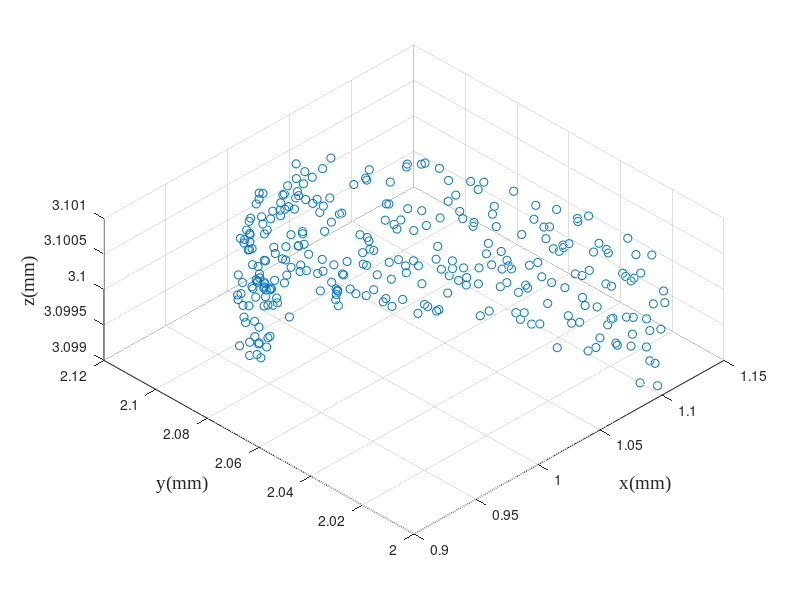

The MATLAB script that drew this image: (Note: this script raises an error after producing the figure.)
% 给定刀具波纹度拟合曲线和已加工曲面拟合曲线，给定残高，求各个刀位点的切宽
% 方案：先求切宽和残高的定量关系；然后考虑如何移动各个刀位点，微调来获得所要求的残高
close all;
clear; clc;
addpath(genpath('funcs'));

% global variables
% global textFontSize textFontType unit fitMethod paramMethod;
FitMethod = 'Levenberg-Marquardt';
ParamMethod = 'centripetal';
unit = 'mm';
textFontSize = 14;
textFontType = 'Times New Roman';

%% simulation initialization
debug = 3;
switch debug
    case 2 % 2D tool profile simulation
        cx0 = 0; % unit: mm
        cy0 = 0; % unit: mm
        r0 = 0.1; % unit: mm
        noise = 0.03;
        zNoise = 0.01;
        theta = linspace(0,2*pi/3,200);
        r = r0*(1 - noise + 2*noise*rand(1,length(theta)));
        toolOri(1,:) = r.*cos(theta) + cx0;
        toolOri(2,:) = r.*sin(theta) + cy0;
        toolOri(3,:) = zeros(1,length(theta));
        rmse0 = sqrt(...
                    sum(...
                        ((toolOri(1,:) - cx0).^2 + (toolOri(2,:) - cy0).^2 - r0^2).^2) ...
                /length(theta));
        clear theta r;
    case 3 % 3D tool profile simulation
        cx0 = 1; % unit:mm
        cy0 = 2; % unit:mm
        cz0 = 3; % unit:mm
        r0 = 0.1; % unit:mm
        noise = 0.05;
        zNoise = 0.01;
        theta = linspace(0,2*pi/3,300);
        r = r0*(1 - noise + 2*noise*rand(1,length(theta)));
        toolOri(1,:) = cx0 + r.*cos(theta);
        toolOri(2,:) = cy0 + r.*sin(theta);
        toolOri(3,:) = cz0 + r0*(1 - zNoise + 2*zNoise*rand(1,length(theta)));
        rmse0 = sqrt( ...
            sum((toolOri - ndgrid([cx0;cy0;cz0],1:length(theta)).^2),2) ...
            /length(theta));
        clear theta r;
    otherwise
        toolInput = inputdlg({'Tool fitting method','Tool parameterization method', ...
            'Unit','Font type in figure','Font size in figure'}, ...
            'Tool Processing Input', ...
            [1 20; 1 20; 1 20; 1 20; 1 20], ...
            {'Levenberg-Marquardt','centripetal','\mu m','Times New Roman','14'}, ...
            'WindowStyle');
        FitMethod = toolInput{1};
        ParamMethod = toolInput{2};
        unit = toolInput{3};
        textFontType = toolInput{4};
        textFontSize = str2double(toolInput{5});
        % tool measurement file loading
        [fileName,dirName] = uigetfile({ ...
            '*.mat','MAT-files(*.mat)'; ...
            '*.txt','text-files(*.txt)'; ...
            '*.*','all files(*.*)'...
            }, ...
            'Select one tool tip measurement data', ...
            'Tool\', ...
            'MultiSelect','off');
        pathName = fullfile(dirName,fileName);
        dataOri = load(pathName); % load from file, n*2 matrix
        % data pre-processing
        toolOri = dataOri;
end

f1 = figure('Name','original scatters of the tool');
scatter3(toolOri(1,:),toolOri(2,:),toolOri(3,:));
hold on; grid on;
% axis equal;
xlabel(['x(',unit,')'],'FontSize',textFontSize,'FontName',textFontType);
ylabel(['y(',unit,')'],'FontSize',textFontSize,'FontName',textFontType);
zlabel(['z(',unit,')'],'FontSize',textFontSize,'FontName',textFontType);
view(-45,60);
clear theta theta1 theta2;

%% 由(x,y)图获得刃口圆心半径以及波纹度函数
nCPts = size(toolOri,2);
[~,radius,includedAngle,toolFit,rmseLsc] = toolFit3D(toolOri,FitMethod);
% plot the fitting results
f2 = figure('Name','tool sharpness fitting result');
xLim = 1.1*max(toolFit(1,:));
quiver(-xLim,0,2*xLim,0,'AutoScale','off','Color',[0,0,0],'MaxHeadSize',0.1); % X axis
hold on;
text(0.9*xLim,-.05*radius,'x','FontSize',textFontSize,'FontName',textFontType);
quiver(0,-0.2*radius,0,1.3*radius,'AutoScale','off','Color',[0,0,0],'MaxHeadSize',0.1); % Y axis
text(0.05*xLim,1.2*radius,'y','FontSize',textFontSize,'FontName',textFontType);
plot(toolFit(1,:),toolFit(2,:),'Color',[0,0.45,0.74]); % tool edge scatters
theta = (pi/2 - includedAngle/2):0.01:(pi/2 + includedAngle/2);
xtmp = radius*cos(theta);
ytmp = radius*sin(theta);
plot(xtmp,ytmp,'Color',[0.85,0.33,0.10]); % tool edge circle
scatter(0,0,'MarkerFaceColor',[0.85,0.33,0.10],'MarkerEdgeColor',[0.85,0.33,0.10]); % tool edge center
quiver(0,0,0,0.5*radius,'AutoScale','off','Color',[0.93,0.69,0.13], ...
    'LineWidth',2.5,'MaxHeadSize',0.3); % tool edge normal
line([0,xtmp(1)],[0,ytmp(1)],'LineStyle','--','Color',[0.85,0.33,0.10]);
line([0,xtmp(end)],[0,ytmp(end)],'LineStyle','--','Color',[0.85,0.33,0.10]);
% xlim([-1.1*xLim,1.1*xLim]);
axis equal;
% set(gca,'TickLabelInterpreter','tex');
xlabel(['x(',unit,')'],'FontSize',textFontSize,'FontName',textFontType);
ylabel(['y(',unit,')'],'FontSize',textFontSize,'FontName',textFontType);
legend('','','tool edge','tool fitting arc','tool center', ...
    'tool normal vector','Location','northeast');
clear xtmp ytmp theta xLim; % 删除画图的临时变量

% Cartesian coordinate to cylindrical coordinate
toolTheta = atan2(toolFit(2,:),toolFit(1,:));
toolR = vecnorm(toolFit,2,1);
figure('name','tool curve');
tiledlayout(2,1);
nexttile;
plot(toolTheta*180/pi,toolR); hold on;
title('tool curve','FontSize',textFontSize,'FontName',textFontType);
ylabel({'polar diameter',['(',unit,'m)']},'FontSize',textFontSize,'FontName',textFontType);
nexttile;
plot(toolTheta*180/pi,toolR - radius); hold on;
title('tool waviness','FontSize',textFontSize,'FontName',textFontType);
ylabel({'polar diameter error',['(',unit,'m)']},'FontSize',textFontSize,'FontName',textFontType);
xlabel('central angle \theta(°)','FontSize',textFontSize,'FontName',textFontType);

%% 车刀轮廓插值 two methods to interpolate
k = 3; % degree of the B-spline
u = 0:0.0002:1;
nPts = length(u);

% toolFit = [zeros(1,nCPts);toolFit];
% B-spline interpolate in the polar coordinate
[toolPt,toolBform] = bsplinePts_spapi(toolFit,k,u, ...
    'ParamMethod',ParamMethod,'CoordinateType','Cartesian'); 
toolCpts = toolBform.coefs;

% [toolCpts,U] = bSplineCpts(toolFit',k,'chord');
% toolDim = size(toolCpts,2);
% toolPt2 = zeros(nPts,toolDim);
% for i = 1:nPts
%     toolPt2(i,:) = bSplinePt(toolCpts,k,u(i),U);
% end
% toolPt2 = toolPt2';
% 
% plot the difference between the two
% figure('Name','Comparison between the self function and the Mathworks ons');
% tiledlayout(2,1,"TileSpacing","tight","Padding","tight");
% nexttile;
% plot(u',toolPt2(1,:) - toolPt(1,:)); hold on;
% ylabel('\Delta x');
% nexttile;
% plot(u',toolPt2(2,:) - toolPt(2,:)); hold on;
% ylabel('\Delta y');
% xlabel('u');

% plot the interpolation results
figure('Name','Tool Interpolation Results');
plot(toolFit(1,:),toolFit(2,:),'--.', ...
    'MarkerSize',8,'Color',[0,0.447,0.741]); hold on;
plot(toolCpts(1,:),toolCpts(2,:),'x','Color',[0.32,0.55,0.19],'MarkerSize',5);
plot(toolPt(1,:),toolPt(2,:),'Color',[0.635,0.078,0.184]);
axis equal
xlabel(['y(',unit,')'],'FontSize',textFontSize,'FontName',textFontType);
ylabel(['z(',unit,')'],'FontSize',textFontSize,'FontName',textFontType);
legend('Measured Pts','Control Pts','Fitting Pts','Location','best');

% plot the interpolation error
% figure('Name','Tool interpolation Error');

%% save the tool interpolation results
center = [0;0;0];
toolEdgeNorm = [0;0;1];
cutDirect = [1;0;0];
toolDirect = [0;1;0];
[toolFileName,toolDirName,toolFileType] = uiputfile({ ...
        '*.mat','MAT-file(*.mat)'; ...
        '*.txt','text-file(.txt)';...
        '*.*','all file(*.*)';...
        }, ...
        'Select the directory and filename to save the tool model', ...
        ['output_data/tool/toolTheo',datestr(now,'yyyymmddTHHMMSS'),'.mat']);
toolFile = fullfile(toolDirName,toolFileName);
switch toolFileType
    case 0 % no saving files
        msgfig = msgbox("No tool model saved","Warning","warn","modal");
        uiwait(msgfig);
    case 1 % *.mat
        Comments = cell2mat(inputdlg( ...
            'Enter Comment of the tool model:', ...
            'Saving Comments', ...
            [5 60], ...
            string(datestr(now))));
        save(toolFile,"Comments","unit","FitMethod","ParamMethod", ... % comments and notes
            "center","radius","includedAngle", ... % tool fitting results
            "toolEdgeNorm","toolDirect","cutDirect","toolBform", ... % tool interpolation results
            "toolPt","toolFit"); % auxiliary data
        % toolPt, toolCpts, toolFit are useless in the following process at present
    otherwise
        msgfig = msgbox("File type error","Error","error","modal");
        uiwait(msgfig);
end

%%
% rmpath(genpath('funcs'));
